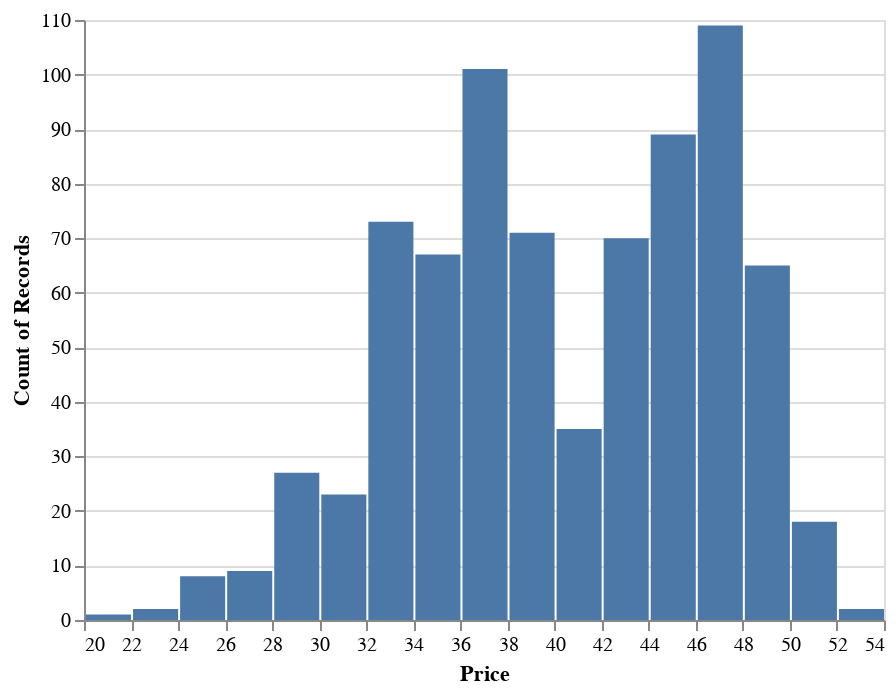

Write notebook code for a chart like this one.
### Code cell
histogramePrice(name)

### Figure 1 — Vega-Lite specification as saved in the notebook (floating-point values rounded to 4 significant figures; data arrays with more than 128 entries replaced by an {"elided": "..."} marker saying what was removed)
{"config": {"view": {"continuousWidth": 400, "continuousHeight": 300}}, "data": {"name": "data-fe97acc2ede28a62fa28b715f4ba95db"}, "mark": "bar", "encoding": {"tooltip": [{"bin": {"maxbins": 30}, "field": "Dernier", "title": "  Price ", "type": "quantitative"}, {"aggregate": "count", "type": "quantitative"}], "x": {"bin": {"maxbins": 30}, "field": "Dernier", "title": "Price", "type": "quantitative"}, "y": {"aggregate": "count", "type": "quantitative"}}, "selection": {"selector010": {"type": "interval", "bind": "scales", "encodings": ["x", "y"]}}, "$schema": "https://vega.github.io/schema/vega-lite/v4.17.0.json", "datasets": {"data-fe97acc2ede28a62fa28b715f4ba95db": {"elided": "770 records"}}}
